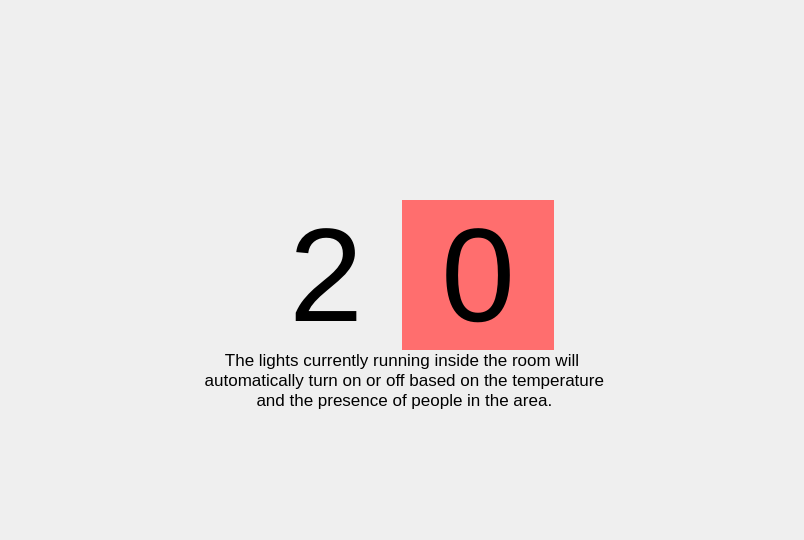
         <widget class="QWidget" name="lightspage">
          <layout class="QGridLayout" name="gridLayout_10" rowstretch="0,1,0,0">
           <property name="leftMargin">
            <number>200</number>
           </property>
           <property name="topMargin">
            <number>0</number>
           </property>
           <property name="rightMargin">
            <number>200</number>
           </property>
           <property name="bottomMargin">
            <number>0</number>
           </property>
           <property name="spacing">
            <number>0</number>
           </property>
           <item row="0" column="0">
            <spacer name="verticalSpacer_11">
             <property name="orientation">
              <enum>Qt::Vertical</enum>
             </property>
             <property name="sizeHint" stdset="0">
              <size>
               <width>20</width>
               <height>130</height>
              </size>
             </property>
            </spacer>
           </item>
           <item row="1" column="0">
            <layout class="QVBoxLayout" name="verticalLayout_13">
             <property name="spacing">
              <number>0</number>
             </property>
             <item>
              <widget class="QLabel" name="lightlabel_18">
               <property name="sizePolicy">
                <sizepolicy hsizetype="Minimum" vsizetype="Minimum">
                 <horstretch>0</horstretch>
                 <verstretch>0</verstretch>
                </sizepolicy>
               </property>
               <property name="minimumSize">
                <size>
                 <width>200</width>
                 <height>70</height>
                </size>
               </property>
               <property name="text">
                <string/>
               </property>
               <property name="pixmap">
                <pixmap resource="resource.qrc">:/icons/icon/light.png</pixmap>
               </property>
               <property name="alignment">
                <set>Qt::AlignCenter</set>
               </property>
              </widget>
             </item>
             <item>
              <layout class="QHBoxLayout" name="horizontalLayout_10">
               <property name="spacing">
                <number>0</number>
               </property>
               <item>
                <widget class="QLabel" name="lightimageplugin_3">
                 <property name="sizePolicy">
                  <sizepolicy hsizetype="Minimum" vsizetype="Expanding">
                   <horstretch>0</horstretch>
                   <verstretch>0</verstretch>
                  </sizepolicy>
                 </property>
                 <property name="maximumSize">
                  <size>
                   <width>50</width>
                   <height>16777215</height>
                  </size>
                 </property>
                 <property name="text">
                  <string/>
                 </property>
                 <property name="pixmap">
                  <pixmap resource="resource.qrc">:/icons/icon/icons8-connected-50.png</pixmap>
                 </property>
                 <property name="alignment">
                  <set>Qt::AlignCenter</set>
                 </property>
                </widget>
               </item>
               <item>
                <widget class="QLabel" name="lightcounter_5">
                 <property name="font">
                  <font>
                   <pointsize>100</pointsize>
                  </font>
                 </property>
                 <property name="text">
                  <string>2</string>
                 </property>
                 <property name="alignment">
                  <set>Qt::AlignCenter</set>
                 </property>
                </widget>
               </item>
               <item>
                <widget class="QLabel" name="lightcounter_6">
                 <property name="font">
                  <font>
                   <pointsize>100</pointsize>
                  </font>
                 </property>
                 <property name="styleSheet">
                  <string notr="true">background-color: rgb(255, 110, 110);
</string>
                 </property>
                 <property name="text">
                  <string>0</string>
                 </property>
                 <property name="alignment">
                  <set>Qt::AlignCenter</set>
                 </property>
                </widget>
               </item>
               <item>
                <widget class="QLabel" name="lightplugoff_3">
                 <property name="sizePolicy">
                  <sizepolicy hsizetype="Minimum" vsizetype="Expanding">
                   <horstretch>0</horstretch>
                   <verstretch>0</verstretch>
                  </sizepolicy>
                 </property>
                 <property name="minimumSize">
                  <size>
                   <width>0</width>
                   <height>0</height>
                  </size>
                 </property>
                 <property name="maximumSize">
                  <size>
                   <width>50</width>
                   <height>16777215</height>
                  </size>
                 </property>
                 <property name="text">
                  <string/>
                 </property>
                 <property name="pixmap">
                  <pixmap resource="resource.qrc">:/icons/icon/icons8-disconnected-50.png</pixmap>
                 </property>
                 <property name="alignment">
                  <set>Qt::AlignCenter</set>
                 </property>
                </widget>
               </item>
              </layout>
             </item>
            </layout>
           </item>
           <item row="2" column="0">
            <widget class="QLabel" name="lightlabel_3">
             <property name="sizePolicy">
              <sizepolicy hsizetype="Minimum" vsizetype="Minimum">
               <horstretch>0</horstretch>
               <verstretch>0</verstretch>
              </sizepolicy>
             </property>
             <property name="minimumSize">
              <size>
               <width>0</width>
               <height>60</height>
              </size>
             </property>
             <property name="font">
              <font>
               <pointsize>13</pointsize>
              </font>
             </property>
             <property name="text">
              <string>The lights currently running inside the room will
 automatically turn on or off based on the temperature
 and the presence of people in the area.</string>
             </property>
             <property name="alignment">
              <set>Qt::AlignCenter</set>
             </property>
            </widget>
           </item>
           <item row="3" column="0">
            <spacer name="verticalSpacer_10">
             <property name="orientation">
              <enum>Qt::Vertical</enum>
             </property>
             <property name="sizeHint" stdset="0">
              <size>
               <width>20</width>
               <height>130</height>
              </size>
             </property>
            </spacer>
           </item>
          </layout>
         </widget>
